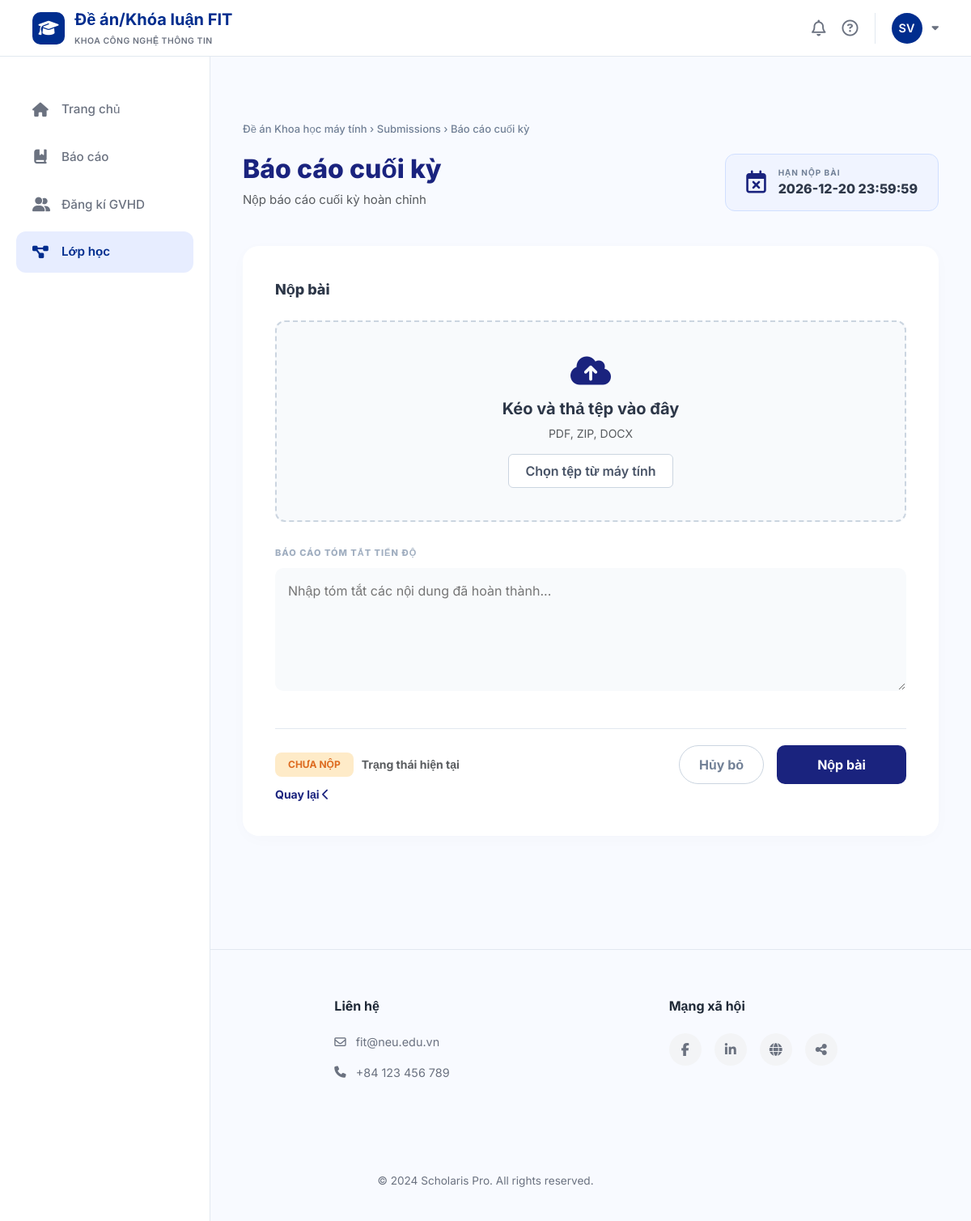
The page /assignment/10/submit (signed in) on the database as committed earlier.
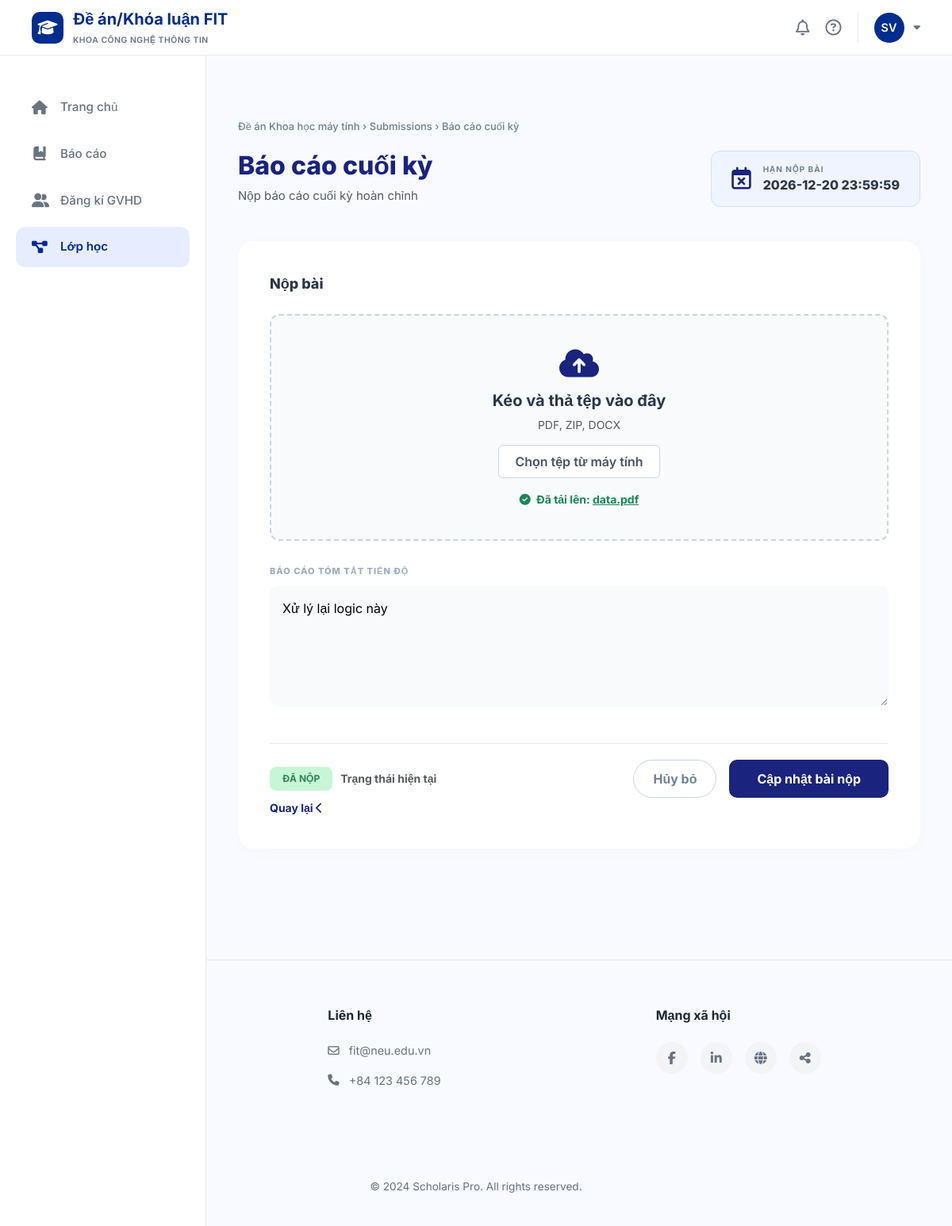
The same page on the database as committed later.
### tables this page shows
CREATE TABLE submissions (
    id INTEGER PRIMARY KEY AUTOINCREMENT,
    assignment_id INTEGER NOT NULL,
    student_id INTEGER NOT NULL,
    file_url VARCHAR(500),
    file_name VARCHAR(255),
    file_size INTEGER,
    progress_report TEXT,
    submitted_at DATETIME DEFAULT CURRENT_TIMESTAMP,
    is_late INTEGER DEFAULT 0,
    is_final INTEGER DEFAULT 0,
    version INTEGER DEFAULT 1,
    FOREIGN KEY (assignment_id) REFERENCES assignments(id) ON DELETE CASCADE,
    FOREIGN KEY (student_id) REFERENCES students(id)
);

### app/student/myprojects/routes.py (the view, shortened to what this page needs)
@myprojects_bp.route('/assignment/<int:assignment_id>/submit', methods=['GET', 'POST'])
def submit_assignment(assignment_id):
    user_id = session.get('user_id') or 1
    conn = get_db()
    conn.row_factory = lambda cursor, row: dict(zip([column[0] for column in cursor.description], row))
    cur = conn.cursor()
    cur.execute("SELECT id FROM students WHERE user_id = ?", (user_id,))
    student = cur.fetchone()
    if not student:
        abort(404)
    student_id = student['id']
    cur.execute("""
        SELECT a.*, c.class_name
        FROM assignments a
        JOIN classes c ON a.class_id = c.id
        WHERE a.id = ?
    """, (assignment_id,))
    assignment = cur.fetchone()
    if not assignment:
        abort(404)
    cur.execute("SELECT * FROM submissions WHERE assignment_id = ? AND student_id = ?", (assignment_id, student_id))
    submission = cur.fetchone()
    is_overdue = False
    try:
        deadline_date = datetime.strptime(assignment['deadline'], '%Y-%m-%d %H:%M:%S')
        if datetime.now() > deadline_date:
            is_overdue = True
    except ValueError:
        pass
    return render_template('student/submission.html', assignment=assignment, submission=submission, is_overdue=is_overdue)

### app/database.py (called while the page is built)
def get_db():
    conn = sqlite3.connect(DB_PATH)
    conn.row_factory = sqlite3.Row
    return conn

### templates/student/submission.html (shortened to what the changed rows need)
{% extends "student/base.html" %}
{% block content %}
<div class="submit-container">
    <div class="header-grid">
        <div>
            <h1 class="ass-title">{{ assignment.title }}</h1>
        </div>
    </div>
    <div class="submission-card">
        <form id="submissionForm" action="{{ url_for('myprojects.submit_assignment', assignment_id=assignment.id) }}" method="POST" enctype="multipart/form-data">
            <div class="upload-area">
                <i class="fas fa-cloud-upload-alt upload-icon" style="{% if is_overdue %}color: #cbd5e0;{% endif %}"></i>
                {% if not is_overdue %}
                    <h5 class="fw-bold mb-2">Kéo và thả tệp vào đây</h5>
                    <p class="text-muted small mb-0">PDF, ZIP, DOCX</p>
                    <button type="button" class="btn-choose-file" onclick="document.getElementById('fileInput').click()">Chọn tệp từ máy tính</button>
                {% else %}
                    <h5 class="fw-bold mb-2 text-muted">Đã khóa tải lên</h5>
                    <p class="text-muted small mb-0">Bài nộp này đã hết hạn cập nhật.</p>
                {% endif %}
                {% if submission and submission.file_name %}
                <div id="existingFileDisplay" class="mt-3 text-success fw-bold small">
                    <i class="fas fa-check-circle me-1"></i> Đã tải lên:
                    <a href="{{ submission.file_url }}" target="_blank" class="text-decoration-none text-success text-decoration-underline">{{ submission.file_name }}</a>
                </div>
                {% endif %}
            </div>
            <div>
                <label class="label-caps">Báo cáo tóm tắt tiến độ</label>
                <textarea name="progress_report" class="custom-textarea" rows="5"
                          placeholder="Nhập tóm tắt các nội dung đã hoàn thành..."
                          {% if is_overdue %}disabled style="background-color: #e2e8f0; cursor: not-allowed;"{% else %}required{% endif %}>{{ submission.progress_report if submission else '' }}</textarea>
            </div>
            <div class="status-footer">
    <div class="d-flex align-items-center">
        {% if submission %}
            <span class="status-badge badge-submitted">Đã nộp</span>
        {% elif is_overdue %}
            <span class="status-badge badge-overdue">Quá hạn</span>
        {% else %}
            <span class="status-badge badge-pending">Chưa nộp</span>
        {% endif %}
        <span class="text-muted small fw-bold">Trạng thái hiện tại</span>
    </div>
    <div class="d-flex gap-3">
        <a href="{{ url_for('myprojects.project_detail', id=assignment.class_id) }}"
           class="btn btn-outline-secondary rounded-pill fw-bold px-4 d-flex align-items-center"
           style="border-color: #cbd5e0; color: #718096; transition: 0.3s;">
            Hủy bỏ
        </a>
       {% if not is_overdue %}
            {% if submit_success %}
                <button type="button" class="btn btn-success rounded-pill fw-bold px-4" disabled>
                    <i class="fas fa-check me-2"></i> Đã ghi nhận
                </button>
            {% else %}
                <button type="submit" class="btn-submit" id="submitBtn">
                    {{ 'Cập nhật bài nộp' if submission else 'Nộp bài' }}
                </button>
            {% endif %}
        {% endif %}
    </div>
</div>
    </div>
</div>
    </div>
</div>
{% endblock %}

Rows that differ between the two databases and show on the page:
added submissions: file_name "data.pdf", progress_report "Xử lý lại logic này"
Other text that changed with them:
{{ 'Cập nhật bài nộp' if submission else 'Nộp bài' }}: "Nộp bài" → "Cập nhật bài nộp"
text no longer shown: "CHƯA NỘP"
text now shown: "Đã tải lên: ĐÃ NỘP"
